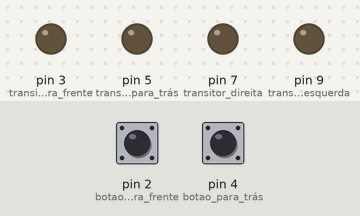
Recording of a sketch running on a simulated Arduino Uno, built with avr-gcc and run on an emulated ATmega328P. Parts: output pins drawn as LEDs (lit = HIGH). The test bench sets the inputs (shaded band); at power-on: pin 2 (botao_para_frente) HIGH, pin 4 (botao_para_trás) HIGH.

Above: at 1.2 s.
1.3 s: pin 2 (botao_para_frente) pulled LOW for 0.15 s
At 1.37 s:
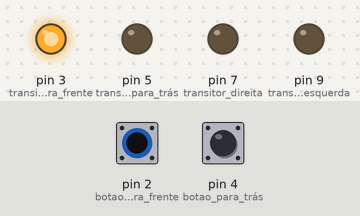
2.9 s: pin 4 (botao_para_trás) pulled LOW for 0.15 s
At 4.1 s:
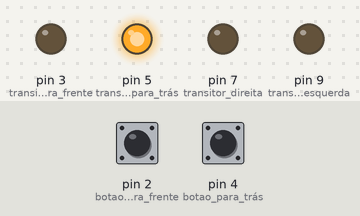
4.5 s: pin 2 (botao_para_frente) pulled LOW for 1 s
At 5.3 s:
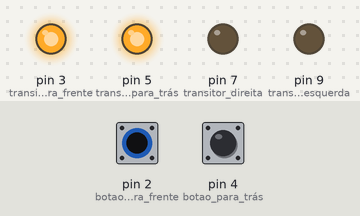
7.0 s: pin 2 (botao_para_frente) pulled LOW for 3.2 s
At 11.1 s:
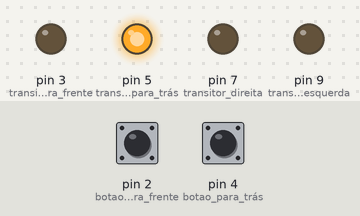
Timing chart, 0 to 12.6 s (numbered marks = the images above; inputs shaded):
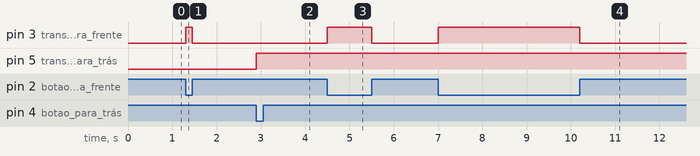

The sketch:

rodar1.ino
```cpp
void setup()
{
  pinMode(2, INPUT_PULLUP);// botao para frente
  pinMode(3, OUTPUT);	   //transitor para frente

  pinMode(4, INPUT_PULLUP);// botao para trás
  pinMode(5, OUTPUT);      // transitor para trás

  pinMode(6, INPUT_PULLUP);// botao direita
  pinMode(7, OUTPUT);      // transitor direita

  pinMode(8, INPUT_PULLUP);// botao esquerda
  pinMode(9, OUTPUT);      // transitor esquerda
}
void loop()
{
  // FRENTE
  if(!digitalRead(2))
  {
    digitalWrite(3,HIGH);

    while(!digitalRead(2));
  }
  else
  {
    digitalWrite(3,LOW);
  }


  // TRÁS
  if(!digitalRead(4))
  {
    digitalWrite(5,HIGH);


    while(!digitalRead(4));
  }
  else
  {
    digitalWrite(4,LOW);

  }
 /*
  //direita
  if(!digitalRead(6))
  {
    digitalWrite(7,HIGH);


    while(!digitalRead(6));
  }
  else
  {
    digitalWrite(6,LOW);
  }


  //esquerda
  if(!digitalRead(8))
  {
    digitalWrite(9,HIGH);


    while(!digitalRead(8));
  }
  else
  {
    digitalWrite(8,LOW);
  }
  */
}
```

Measured:
- after the input at 1.3 s, pin 3 (transitor_para_frente): LOW → HIGH at once, → LOW 0.15 s later
- after the input at 2.9 s, pin 5 (transitor_para_trás): LOW → HIGH at once
- after the input at 4.5 s, pin 3 (transitor_para_frente): LOW → HIGH at once, → LOW 1.0 s later
- after the input at 7.0 s, pin 3 (transitor_para_frente): LOW → HIGH at once, → LOW 3.2 s later
